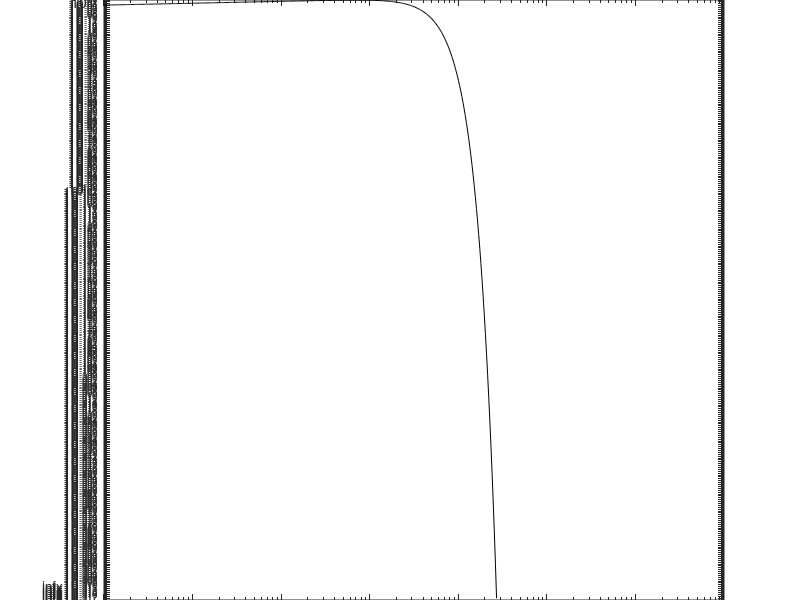

Recreate this plot in MATLAB. (Note: this script raises an error after producing the figure.)
% 2012 05 14  Compare two sets of modeling result
% 2012 08 02  Update so that more than 2 sets of files can be compared

clear t

addpath '/mnt/storage/modeling_code_current/'
addpath '/mnt/storage/analysis_code_current/'

%save_dir = '/mnt/storage/ECHO_STAT/20130801_bb_pdfmodel_cmp_rayleigh_fish';
%save_dir = '/mnt/storage/ECHO_STAT/20130801_bb_pdfmodel_rayleigh_cmp_old_new';
Nscat_all = [10:10:100,200:100:1000];

folder{1} = '/mnt/storage/ECHO_STAT/20130801_bb_pdfmodel_rayleigh';
folder{2} = '/mnt/storage/ECHO_STAT/20121108_pdfmodel_sample_only';
%folder{2} = '/mnt/storage/ECHO_STAT/20130801_bb_pdfmodel_fish';

fname_pre = 'rayleigh_fish_indiv';

% Sample number
sn{1} = 5e4;
sn{2} = 5e4;

% Filename prefix
t{1} = 'tx_sys';
t{2} = 'tx_sys';

% Filename postfix
te{1} = '_freqDepBP.mat';
te{2} = '_freqDepBP.mat';

% Legend
tt{1} = 'Rayleigh indiv';
tt{2} = 'fish indiv';

tc = {'r','b','k','g','m','c'};
ts = {'o','x','+','^','v','*'};

tail = ',''markersize'',6,''linewidth'',1);';
M{1} = 'Rayleigh';
for N = Nscat_all
    fig = figure;
    xr = logspace(-3,log10(2000),500);  % standard
    rayl = raylpdf(xr,1/sqrt(2));
    loglog(xr,rayl,'k');
    hold on
    for iF = 1:length(t)
        if iF==1
            fname = [t{iF},'_N',num2str(N),'_sampleN',num2str(sn{iF}),...
                     '_gateLen0.5',te{iF}];
        elseif iF==2
            fname = [t{iF},'_N',num2str(N),'_sampleN',num2str(sn{iF}),...
                     '_gateLdist0.5',te{iF}];
        end
        str = [folder{iF},'/',fname];
        eval(['s',num2str(iF),'=load(''',str,''',''s''',');']);
        eval(['[p_s',num2str(iF)',',x] = findEchoDist_kde(s',num2str(iF),'.s./sqrt(mean(s',num2str(iF),'.s.^2)),100);']);
        rayl = raylpdf(x,1/sqrt(2));
        figure(fig);
        %eval(['loglog(x,p_s',num2str(iF),',''',tc{iF},ts{iF},'''',tail]);
        eval(['loglog(x,p_s',num2str(iF),',''',tc{iF},'''',tail]);
        %ttemp = t{iF};
        %ttemp(ttemp=='_') = ' ';
        M{iF+1} = tt{iF};
    end
    xlim([1e-3 1e2]);
    ylim([1e-7 1e2]);
    grid on
    legend(M,'location','southwest');
    set(gca,'fontsize',16);
    title(['N=',num2str(N)],'fontsize',20);
    save_fname = [fname_pre,'_N',num2str(N)];
    saveas(gca,[save_dir,'/',save_fname,'.fig'],'fig');
    saveas(gca,[save_dir,'/',save_fname,'.png'],'png');
    close
end

